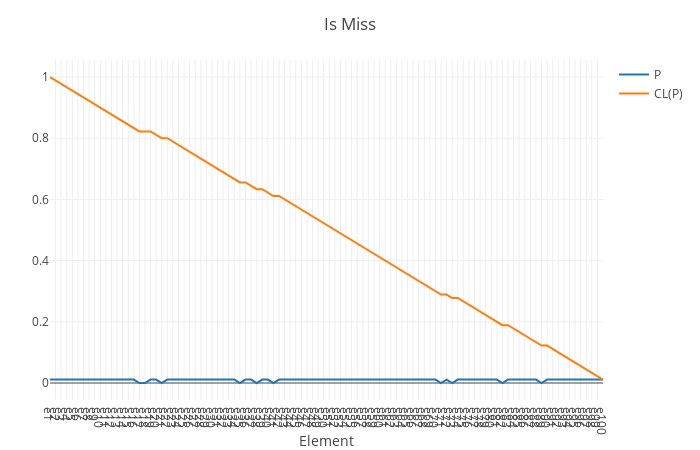

This figure's notebook cell:
### Code cell
is_m_p_ = is_m_ / sum(is_m_)

is_m_p_cl_ = cumulate_sum_reverse(is_m_p_)

plot_x_y((is_m_p_, is_m_p_cl_); name_ = ("P", "CL(P)"), layout = merge(layout, Layout(title = "Is Miss")))
